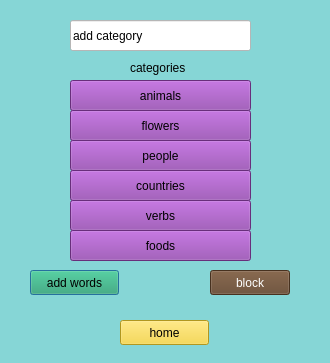
<?xml version="1.0" encoding="UTF-8"?>
<ui version="4.0">
 <class>Add_words</class>
 <widget class="QDialog" name="Add_words">
  <property name="geometry">
   <rect>
    <x>0</x>
    <y>0</y>
    <width>330</width>
    <height>363</height>
   </rect>
  </property>
  <property name="windowTitle">
   <string>Dialog</string>
  </property>
  <property name="styleSheet">
   <string notr="true">background-color: rgb(134, 214, 214);</string>
  </property>
  <widget class="QToolButton" name="toolButton_animals">
   <property name="geometry">
    <rect>
     <x>70</x>
     <y>80</y>
     <width>181</width>
     <height>31</height>
    </rect>
   </property>
   <property name="styleSheet">
    <string notr="true">background-color: rgb(38, 162, 105);
background-color: rgb(145, 65, 172);
</string>
   </property>
   <property name="text">
    <string>animals</string>
   </property>
  </widget>
  <widget class="QToolButton" name="toolButton_flowers">
   <property name="geometry">
    <rect>
     <x>70</x>
     <y>110</y>
     <width>181</width>
     <height>31</height>
    </rect>
   </property>
   <property name="styleSheet">
    <string notr="true">background-color: rgb(38, 162, 105);
background-color: rgb(145, 65, 172);</string>
   </property>
   <property name="text">
    <string>flowers</string>
   </property>
  </widget>
  <widget class="QToolButton" name="toolButton_people">
   <property name="geometry">
    <rect>
     <x>70</x>
     <y>140</y>
     <width>181</width>
     <height>31</height>
    </rect>
   </property>
   <property name="styleSheet">
    <string notr="true">background-color: rgb(38, 162, 105);
background-color: rgb(145, 65, 172);</string>
   </property>
   <property name="text">
    <string>people</string>
   </property>
  </widget>
  <widget class="QToolButton" name="toolButton_countries">
   <property name="geometry">
    <rect>
     <x>70</x>
     <y>170</y>
     <width>181</width>
     <height>31</height>
    </rect>
   </property>
   <property name="styleSheet">
    <string notr="true">background-color: rgb(38, 162, 105);
background-color: rgb(145, 65, 172);</string>
   </property>
   <property name="text">
    <string>countries</string>
   </property>
  </widget>
  <widget class="QToolButton" name="toolButton_verbs">
   <property name="geometry">
    <rect>
     <x>70</x>
     <y>200</y>
     <width>181</width>
     <height>31</height>
    </rect>
   </property>
   <property name="styleSheet">
    <string notr="true">background-color: rgb(38, 162, 105);
background-color: rgb(145, 65, 172);</string>
   </property>
   <property name="text">
    <string>verbs</string>
   </property>
  </widget>
  <widget class="QToolButton" name="toolButton_foods">
   <property name="geometry">
    <rect>
     <x>70</x>
     <y>230</y>
     <width>181</width>
     <height>31</height>
    </rect>
   </property>
   <property name="styleSheet">
    <string notr="true">background-color: rgb(38, 162, 105);
background-color: rgb(145, 65, 172);</string>
   </property>
   <property name="text">
    <string>foods</string>
   </property>
  </widget>
  <widget class="QLabel" name="label">
   <property name="geometry">
    <rect>
     <x>130</x>
     <y>60</y>
     <width>131</width>
     <height>16</height>
    </rect>
   </property>
   <property name="text">
    <string>categories</string>
   </property>
  </widget>
  <widget class="QPushButton" name="pushButton_add_words">
   <property name="geometry">
    <rect>
     <x>30</x>
     <y>270</y>
     <width>89</width>
     <height>25</height>
    </rect>
   </property>
   <property name="styleSheet">
    <string notr="true">background-color: rgb(38, 162, 105);</string>
   </property>
   <property name="text">
    <string>add words</string>
   </property>
  </widget>
  <widget class="QPushButton" name="pushButton_home">
   <property name="geometry">
    <rect>
     <x>120</x>
     <y>320</y>
     <width>89</width>
     <height>25</height>
    </rect>
   </property>
   <property name="styleSheet">
    <string notr="true">background-color: rgb(246, 211, 45);</string>
   </property>
   <property name="text">
    <string>home</string>
   </property>
  </widget>
  <widget class="QPushButton" name="pushButton_block">
   <property name="geometry">
    <rect>
     <x>210</x>
     <y>270</y>
     <width>80</width>
     <height>25</height>
    </rect>
   </property>
   <property name="styleSheet">
    <string notr="true">background-color: rgb(99, 69, 44);
color: rgb(255, 255, 255);</string>
   </property>
   <property name="text">
    <string>block</string>
   </property>
  </widget>
  <widget class="QLineEdit" name="label_add_category">
   <property name="geometry">
    <rect>
     <x>70</x>
     <y>20</y>
     <width>181</width>
     <height>31</height>
    </rect>
   </property>
   <property name="styleSheet">
    <string notr="true">
background-color: rgb(255, 255, 255);</string>
   </property>
   <property name="text">
    <string>add category</string>
   </property>
  </widget>
 </widget>
 <resources/>
 <connections/>
</ui>
